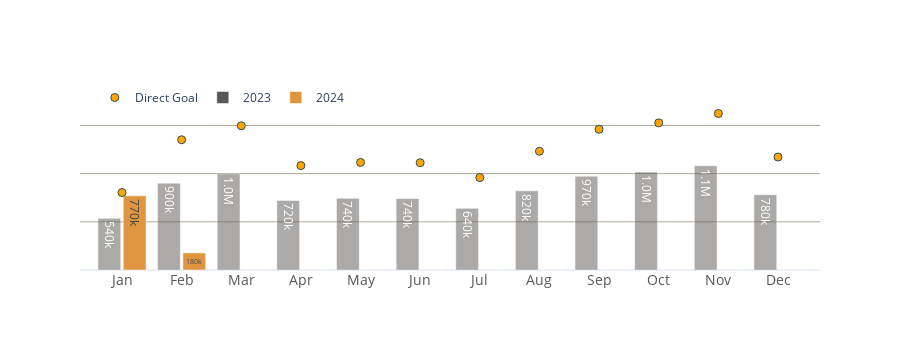

Write notebook code for a chart like this one.
### Code cell
l1 = pd.read_csv(r"data/l1.csv")

# l1 cleanup for bar
l1['usd'] = l1['sub_total']*.75
l1 = l1[(l1.customer_type != 'Samples')][['completed_date','usd']].sort_values(by='completed_date',ascending=False)

l1['completed_date'] = pd.to_datetime(l1['completed_date'])
l1['year'] = l1['completed_date'].dt.year
l1['YearMonth'] = l1['completed_date'].astype('string').apply(lambda x: x.split("-")[0] + "-" + x.split("-")[1])

l1 = l1.groupby(['year','YearMonth'],as_index=False)['usd'].sum()

l1.loc[len(l1)] = [2024, '2024-03', 0]  # zero sales for future months of year
l1.loc[len(l1)] = [2024, '2024-04', 0]
l1.loc[len(l1)] = [2024, '2024-05', 0]
l1.loc[len(l1)] = [2024, '2024-06', 0]
l1.loc[len(l1)] = [2024, '2024-07', 0]
l1.loc[len(l1)] = [2024, '2024-08', 0]
l1.loc[len(l1)] = [2024, '2024-09', 0]
l1.loc[len(l1)] = [2024, '2024-10', 0]
l1.loc[len(l1)] = [2024, '2024-11', 0]
l1.loc[len(l1)] = [2024, '2024-12', 0]

l1_23 = l1[l1.year==2023].usd
l1_24 = l1[l1.year==2024].usd
goal = l1_23 * 1.5

months = ['Jan', 'Feb', 'Mar', 'Apr', 'May', 'Jun',
          'Jul', 'Aug', 'Sep', 'Oct', 'Nov', 'Dec']

color = l1.year.astype('category').unique()

# L1 monthly
fig = go.Figure(
    data=[
        go.Scatter(x=months, y=goal, name="Direct Goal", mode='markers', marker_size=8, marker_line=dict(width=1,color='darkslategrey'),marker_color='orange',hovertemplate="<br>".join(["%{y:.2s}"])),
        go.Bar(x=months, y=l1_23, name="2023", marker_color="#5a5856", marker_opacity=.5,hovertemplate="<br>".join(["%{y:.2s}"])),
        go.Bar(x=months, y=l1_24, name="2024", marker_color='#E09641',hovertemplate="<br>".join(["%{y:.2s}"]))
    ],
    layout=dict(#title='2024', title_x=.45, 
                height=350, barmode='group', template='plotly_white', 
                hoverlabel=dict(font_size=18,font_family="Rockwell"),
                legend=dict(x=0.02, y=1.1, orientation='h'),
                bargap=0.15,bargroupgap=0.1)
)

fig.update_traces(texttemplate='%{y:.2s}')
fig.update_xaxes(showticklabels=True,showgrid=False,gridcolor="#B1A999", tickfont=dict(color='#5A5856', size=14),title_font=dict(color='#5A5856',size=15))
fig.update_yaxes(showticklabels=False,showgrid=True,gridcolor="#B1A999")

### Figure 1 — Plotly figure (JSON) as saved in the notebook; plotly's stock layout.template omitted (floating-point values rounded to 4 significant figures)
{"data": [{"hovertemplate": "%{y:.2s}", "marker": {"color": "orange", "line": {"color": "darkslategrey", "width": 1}, "size": 8}, "mode": "markers", "name": "Direct Goal", "texttemplate": "%{y:.2s}", "type": "scatter", "x": ["Jan", "Feb", "Mar", "Apr", "May", "Jun", "Jul", "Aug", "Sep", "Oct", "Nov", "Dec"], "y": [804000.0, 1352000.0, 1496000.0, 1083000.0, 1116000.0, 1113000.0, 959400, 1232000.0, 1460000.0, 1527000.0, 1624000.0, 1172000.0]}, {"hovertemplate": "%{y:.2s}", "marker": {"color": "#5a5856", "opacity": 0.5}, "name": "2023", "texttemplate": "%{y:.2s}", "type": "bar", "x": ["Jan", "Feb", "Mar", "Apr", "May", "Jun", "Jul", "Aug", "Sep", "Oct", "Nov", "Dec"], "y": [536000.0, 901100.0, 997700.0, 722200.0, 744200.0, 742200.0, 639600, 821500.0, 973500.0, 1018000.0, 1083000.0, 781600.0]}, {"hovertemplate": "%{y:.2s}", "marker": {"color": "#E09641"}, "name": "2024", "texttemplate": "%{y:.2s}", "type": "bar", "x": ["Jan", "Feb", "Mar", "Apr", "May", "Jun", "Jul", "Aug", "Sep", "Oct", "Nov", "Dec"], "y": [769300.0, 177600.0, 0, 0, 0, 0, 0, 0, 0, 0, 0, 0]}], "layout": {"bargap": 0.15, "bargroupgap": 0.1, "barmode": "group", "height": 350, "hoverlabel": {"font": {"family": "Rockwell", "size": 18}}, "legend": {"orientation": "h", "x": 0.02, "y": 1.1}, "xaxis": {"gridcolor": "#B1A999", "showgrid": false, "showticklabels": true, "tickfont": {"color": "#5A5856", "size": 14}, "title": {"font": {"color": "#5A5856", "size": 15}}}, "yaxis": {"gridcolor": "#B1A999", "showgrid": true, "showticklabels": false}}}
